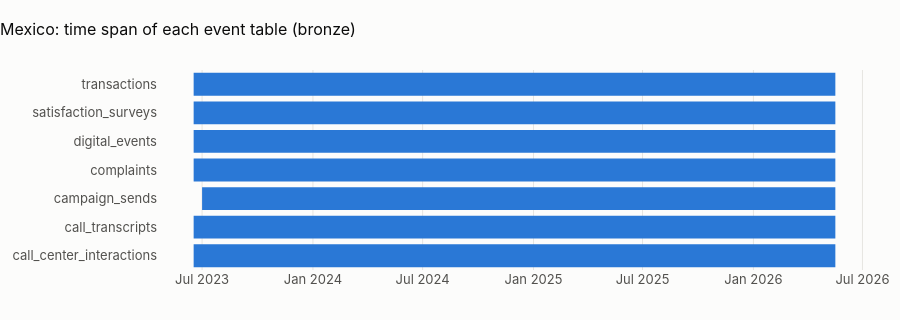

Source (notebook cell):
### Markdown cell above
## 3 · Size and time coverage (raw bronze)
Rows and the first and last partition of every table: the coverage a model, a mart or a drift check can rely on.
This table is written to `reports/tables` so the comparisons never need a lakehouse.

### Code cell
con = duckdb.connect()
size = []
for r in cut.itertuples():
    zone_dir = country.BACKUP_DIR if r.zone == "backup" else r.zone
    glob = f"{pl.lake}/{zone_dir}/{r.table}/*/*.parquet"
    first, last, days = con.sql(f"""
        select min(_partition_date)::date, max(_partition_date)::date, count(distinct _partition_date)
        from read_parquet('{glob}', union_by_name = true, hive_partitioning = false)""").fetchone()
    size.append(
        {
            "dataset": DATASET,
            "country": COUNTRY,
            "zone": r.zone,
            "table": r.table,
            "rows": int(r.rows_kept),
            "first_partition": first,
            "last_partition": last,
            "partitions": int(days),
        }
    )
con.close()
size = pd.DataFrame(size)
size.to_csv(OUT / f"{PREFIX}_{COUNTRY.lower()}_size.csv", index=False)
show(size, paging=False)
events = size[(size.zone == "bronze_raw") & (size.partitions > 1)]
fig = px.timeline(
    events.assign(
        first_partition=pd.to_datetime(events.first_partition),
        last_partition=pd.to_datetime(events.last_partition),
    ),
    x_start="first_partition",
    x_end="last_partition",
    y="table",
    title=f"{CTRY.title}: time span of each event table (bronze)",
)
fig.update_layout(height=320, yaxis_title=None)
fig.show()
spans = events.set_index("table")
short = spans[spans.last_partition < spans.last_partition.max()]
display(
    Markdown(
        f"**Event tables run from {spans.first_partition.min()} to {spans.last_partition.max()}.** "
        + (
            "Every event table covers the same window."
            if not len(short)
            else "Tables that stop early: "
            + ", ".join(
                f"`{t}` (last partition {r.last_partition}, {r.partitions} days)"
                for t, r in short.iterrows()
            )
            + ". Every window-based feature, label and mart computed after that date sees no activity from them: "
            "the notebooks below report the consequences."
        )
    )
)

### Figure 1 — Plotly figure (JSON) as saved in the notebook; plotly's stock layout.template omitted (floating-point values rounded to 4 significant figures)
{"data": [{"base": ["2023-06-17T00:00:00", "2023-06-17T00:00:00", "2023-07-01T00:00:00", "2023-06-17T00:00:00", "2023-06-17T00:00:00", "2023-06-17T00:00:00", "2023-06-17T00:00:00"], "hovertemplate": "first_partition=%{base}<br>last_partition=%{x}<br>table=%{y}<extra></extra>", "legendgroup": "", "marker": {"color": "#2a78d6", "pattern": {"shape": ""}}, "name": "", "orientation": "h", "showlegend": false, "textposition": "auto", "type": "bar", "x": [92016000000, 92016000000, 90806400000, 92016000000, 92016000000, 92016000000, 92016000000], "xaxis": "x", "y": ["call_center_interactions", "call_transcripts", "campaign_sends", "complaints", "digital_events", "satisfaction_surveys", "transactions"], "yaxis": "y"}], "layout": {"barmode": "overlay", "height": 320, "legend": {"tracegroupgap": 0}, "title": {"text": "Mexico: time span of each event table (bronze)"}, "xaxis": {"anchor": "y", "domain": [0.0, 1.0], "type": "date"}, "yaxis": {"anchor": "x", "domain": [0.0, 1.0], "title": {}}}}
